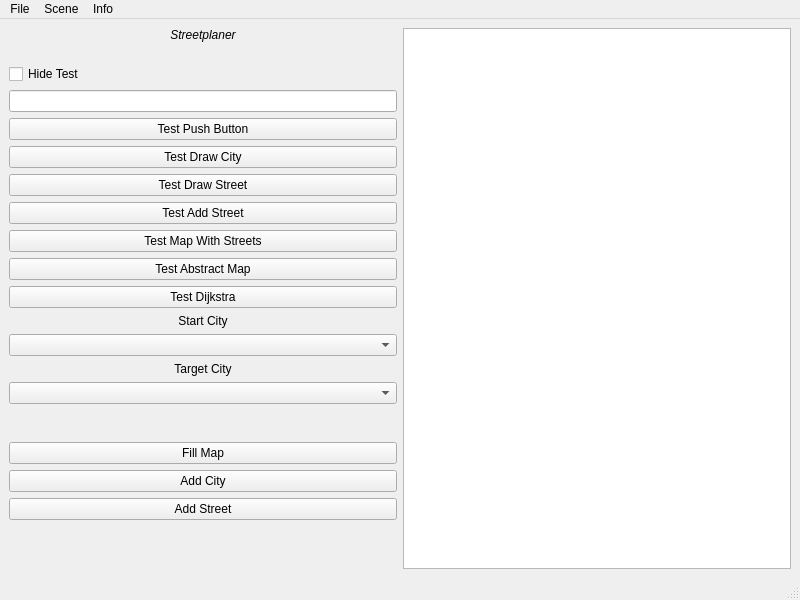
<?xml version="1.0" encoding="UTF-8"?>
<ui version="4.0">
 <class>MainWindow</class>
 <widget class="QMainWindow" name="MainWindow">
  <property name="geometry">
   <rect>
    <x>0</x>
    <y>0</y>
    <width>800</width>
    <height>600</height>
   </rect>
  </property>
  <property name="windowTitle">
   <string>MainWindow</string>
  </property>
  <property name="layoutDirection">
   <enum>Qt::LayoutDirection::LeftToRight</enum>
  </property>
  <widget class="QWidget" name="centralwidget">
   <layout class="QGridLayout" name="gridLayout">
    <item row="6" column="0">
     <widget class="QPushButton" name="pushButton_testDrawStreet">
      <property name="text">
       <string>Test Draw Street</string>
      </property>
     </widget>
    </item>
    <item row="10" column="0">
     <widget class="QPushButton" name="pushButton_testDijkstra">
      <property name="text">
       <string>Test Dijkstra</string>
      </property>
     </widget>
    </item>
    <item row="2" column="0">
     <widget class="QCheckBox" name="checkBox">
      <property name="text">
       <string>Hide Test</string>
      </property>
     </widget>
    </item>
    <item row="19" column="0">
     <widget class="QPushButton" name="pushButton_addStreet">
      <property name="text">
       <string>Add Street</string>
      </property>
     </widget>
    </item>
    <item row="0" column="2" rowspan="23">
     <widget class="QGraphicsView" name="graphicsView"/>
    </item>
    <item row="3" column="0">
     <widget class="QLineEdit" name="lineEdit_teste_was">
      <property name="accessibleDescription">
       <string>Lieblingstadt</string>
      </property>
     </widget>
    </item>
    <item row="18" column="0">
     <widget class="QPushButton" name="pushButton_addCity">
      <property name="text">
       <string>Add City</string>
      </property>
     </widget>
    </item>
    <item row="17" column="0">
     <widget class="QPushButton" name="pushButton_fillMap">
      <property name="text">
       <string>Fill Map</string>
      </property>
     </widget>
    </item>
    <item row="5" column="0">
     <widget class="QPushButton" name="pushButton_testDrawCity">
      <property name="text">
       <string>Test Draw City</string>
      </property>
     </widget>
    </item>
    <item row="9" column="0">
     <widget class="QPushButton" name="pushButton_testAbstractMap">
      <property name="text">
       <string>Test Abstract Map</string>
      </property>
     </widget>
    </item>
    <item row="8" column="0">
     <widget class="QPushButton" name="pushButton_testMapWithStreets">
      <property name="text">
       <string>Test Map With Streets</string>
      </property>
     </widget>
    </item>
    <item row="7" column="0">
     <widget class="QPushButton" name="pushButton_testAddStreet">
      <property name="text">
       <string>Test Add Street</string>
      </property>
     </widget>
    </item>
    <item row="0" column="0">
     <widget class="QLabel" name="label">
      <property name="font">
       <font>
        <family>.AppleSystemUIFont</family>
        <italic>true</italic>
       </font>
      </property>
      <property name="layoutDirection">
       <enum>Qt::LayoutDirection::LeftToRight</enum>
      </property>
      <property name="text">
       <string>Streetplaner</string>
      </property>
      <property name="alignment">
       <set>Qt::AlignmentFlag::AlignCenter</set>
      </property>
     </widget>
    </item>
    <item row="4" column="0">
     <widget class="QPushButton" name="pushButton_teste_was">
      <property name="text">
       <string>Test Push Button</string>
      </property>
     </widget>
    </item>
    <item row="11" column="0">
     <widget class="QLabel" name="label_2">
      <property name="text">
       <string>Start City</string>
      </property>
      <property name="alignment">
       <set>Qt::AlignmentFlag::AlignCenter</set>
      </property>
     </widget>
    </item>
    <item row="12" column="0">
     <widget class="QComboBox" name="comboBox_StartCity"/>
    </item>
    <item row="14" column="0">
     <widget class="QComboBox" name="comboBox_TargetCity"/>
    </item>
    <item row="13" column="0">
     <widget class="QLabel" name="label_3">
      <property name="text">
       <string>Target City</string>
      </property>
      <property name="alignment">
       <set>Qt::AlignmentFlag::AlignCenter</set>
      </property>
     </widget>
    </item>
   </layout>
  </widget>
  <widget class="QMenuBar" name="menubar">
   <property name="geometry">
    <rect>
     <x>0</x>
     <y>0</y>
     <width>800</width>
     <height>24</height>
    </rect>
   </property>
   <widget class="QMenu" name="menuFile">
    <property name="title">
     <string>File</string>
    </property>
    <addaction name="actionExit"/>
   </widget>
   <widget class="QMenu" name="menuScene">
    <property name="title">
     <string>Scene</string>
    </property>
    <addaction name="actionClear_Scene"/>
   </widget>
   <widget class="QMenu" name="menuInfo">
    <property name="title">
     <string>Info</string>
    </property>
    <addaction name="actionAbout"/>
   </widget>
   <addaction name="menuFile"/>
   <addaction name="menuScene"/>
   <addaction name="menuInfo"/>
  </widget>
  <widget class="QStatusBar" name="statusbar"/>
  <action name="actionExit">
   <property name="text">
    <string>Exit</string>
   </property>
   <property name="shortcut">
    <string>Ctrl+E</string>
   </property>
  </action>
  <action name="actionClear_Scene">
   <property name="text">
    <string>Clear Scene</string>
   </property>
  </action>
  <action name="actionAbout">
   <property name="text">
    <string>About</string>
   </property>
  </action>
 </widget>
 <resources/>
 <connections/>
</ui>
